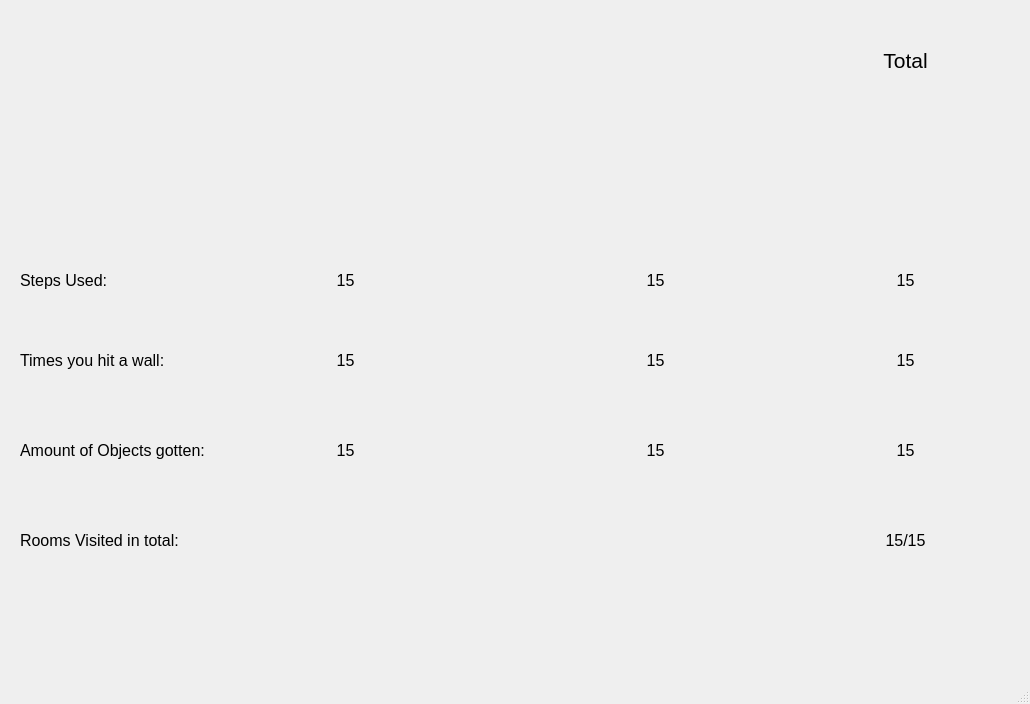
<?xml version="1.0" encoding="UTF-8"?>
<ui version="4.0">
 <class>MainWindow</class>
 <widget class="QMainWindow" name="MainWindow">
  <property name="geometry">
   <rect>
    <x>0</x>
    <y>0</y>
    <width>1030</width>
    <height>704</height>
   </rect>
  </property>
  <property name="windowTitle">
   <string>MainWindow</string>
  </property>
  <widget class="QWidget" name="centralwidget">
   <widget class="QLabel" name="pic1">
    <property name="geometry">
     <rect>
      <x>260</x>
      <y>10</y>
      <width>151</width>
      <height>201</height>
     </rect>
    </property>
    <property name="text">
     <string/>
    </property>
    <property name="pixmap">
     <pixmap>Pics/character 1.png</pixmap>
    </property>
    <property name="scaledContents">
     <bool>true</bool>
    </property>
   </widget>
   <widget class="QLabel" name="pic2">
    <property name="geometry">
     <rect>
      <x>570</x>
      <y>10</y>
      <width>181</width>
      <height>201</height>
     </rect>
    </property>
    <property name="text">
     <string/>
    </property>
    <property name="pixmap">
     <pixmap>Pics/character 2.png</pixmap>
    </property>
    <property name="scaledContents">
     <bool>true</bool>
    </property>
   </widget>
   <widget class="QLabel" name="stepsUsed">
    <property name="geometry">
     <rect>
      <x>20</x>
      <y>260</y>
      <width>91</width>
      <height>41</height>
     </rect>
    </property>
    <property name="font">
     <font>
      <pointsize>12</pointsize>
     </font>
    </property>
    <property name="text">
     <string>Steps Used:</string>
    </property>
   </widget>
   <widget class="QLabel" name="stepsUsedValue1">
    <property name="geometry">
     <rect>
      <x>300</x>
      <y>260</y>
      <width>91</width>
      <height>41</height>
     </rect>
    </property>
    <property name="font">
     <font>
      <pointsize>12</pointsize>
     </font>
    </property>
    <property name="text">
     <string>15</string>
    </property>
    <property name="alignment">
     <set>Qt::AlignCenter</set>
    </property>
   </widget>
   <widget class="QLabel" name="stepsUsedValue2">
    <property name="geometry">
     <rect>
      <x>610</x>
      <y>260</y>
      <width>91</width>
      <height>41</height>
     </rect>
    </property>
    <property name="font">
     <font>
      <pointsize>12</pointsize>
     </font>
    </property>
    <property name="text">
     <string>15</string>
    </property>
    <property name="alignment">
     <set>Qt::AlignCenter</set>
    </property>
   </widget>
   <widget class="QLabel" name="stepsUsedValue3">
    <property name="geometry">
     <rect>
      <x>860</x>
      <y>260</y>
      <width>91</width>
      <height>41</height>
     </rect>
    </property>
    <property name="font">
     <font>
      <pointsize>12</pointsize>
     </font>
    </property>
    <property name="text">
     <string>15</string>
    </property>
    <property name="alignment">
     <set>Qt::AlignCenter</set>
    </property>
   </widget>
   <widget class="QLabel" name="Total">
    <property name="geometry">
     <rect>
      <x>860</x>
      <y>40</y>
      <width>91</width>
      <height>41</height>
     </rect>
    </property>
    <property name="font">
     <font>
      <pointsize>16</pointsize>
     </font>
    </property>
    <property name="text">
     <string>Total</string>
    </property>
    <property name="alignment">
     <set>Qt::AlignCenter</set>
    </property>
   </widget>
   <widget class="QLabel" name="wallHit">
    <property name="geometry">
     <rect>
      <x>20</x>
      <y>340</y>
      <width>151</width>
      <height>41</height>
     </rect>
    </property>
    <property name="font">
     <font>
      <pointsize>12</pointsize>
     </font>
    </property>
    <property name="text">
     <string>Times you hit a wall:</string>
    </property>
   </widget>
   <widget class="QLabel" name="wallHit1">
    <property name="geometry">
     <rect>
      <x>300</x>
      <y>340</y>
      <width>91</width>
      <height>41</height>
     </rect>
    </property>
    <property name="font">
     <font>
      <pointsize>12</pointsize>
     </font>
    </property>
    <property name="text">
     <string>15</string>
    </property>
    <property name="alignment">
     <set>Qt::AlignCenter</set>
    </property>
   </widget>
   <widget class="QLabel" name="wallHit2">
    <property name="geometry">
     <rect>
      <x>610</x>
      <y>340</y>
      <width>91</width>
      <height>41</height>
     </rect>
    </property>
    <property name="font">
     <font>
      <pointsize>12</pointsize>
     </font>
    </property>
    <property name="text">
     <string>15</string>
    </property>
    <property name="alignment">
     <set>Qt::AlignCenter</set>
    </property>
   </widget>
   <widget class="QLabel" name="wallHit3">
    <property name="geometry">
     <rect>
      <x>860</x>
      <y>340</y>
      <width>91</width>
      <height>41</height>
     </rect>
    </property>
    <property name="font">
     <font>
      <pointsize>12</pointsize>
     </font>
    </property>
    <property name="text">
     <string>15</string>
    </property>
    <property name="alignment">
     <set>Qt::AlignCenter</set>
    </property>
   </widget>
   <widget class="QLabel" name="objectsGotten">
    <property name="geometry">
     <rect>
      <x>20</x>
      <y>430</y>
      <width>201</width>
      <height>41</height>
     </rect>
    </property>
    <property name="font">
     <font>
      <pointsize>12</pointsize>
     </font>
    </property>
    <property name="text">
     <string>Amount of Objects gotten:</string>
    </property>
   </widget>
   <widget class="QLabel" name="objectsGotten1">
    <property name="geometry">
     <rect>
      <x>300</x>
      <y>430</y>
      <width>91</width>
      <height>41</height>
     </rect>
    </property>
    <property name="font">
     <font>
      <pointsize>12</pointsize>
     </font>
    </property>
    <property name="text">
     <string>15</string>
    </property>
    <property name="alignment">
     <set>Qt::AlignCenter</set>
    </property>
   </widget>
   <widget class="QLabel" name="objectsGotten2">
    <property name="geometry">
     <rect>
      <x>610</x>
      <y>430</y>
      <width>91</width>
      <height>41</height>
     </rect>
    </property>
    <property name="font">
     <font>
      <pointsize>12</pointsize>
     </font>
    </property>
    <property name="text">
     <string>15</string>
    </property>
    <property name="alignment">
     <set>Qt::AlignCenter</set>
    </property>
   </widget>
   <widget class="QLabel" name="objectsGotten3">
    <property name="geometry">
     <rect>
      <x>860</x>
      <y>430</y>
      <width>91</width>
      <height>41</height>
     </rect>
    </property>
    <property name="font">
     <font>
      <pointsize>12</pointsize>
     </font>
    </property>
    <property name="text">
     <string>15</string>
    </property>
    <property name="alignment">
     <set>Qt::AlignCenter</set>
    </property>
   </widget>
   <widget class="QLabel" name="visited">
    <property name="geometry">
     <rect>
      <x>20</x>
      <y>520</y>
      <width>181</width>
      <height>41</height>
     </rect>
    </property>
    <property name="font">
     <font>
      <pointsize>12</pointsize>
     </font>
    </property>
    <property name="text">
     <string>Rooms Visited in total:</string>
    </property>
   </widget>
   <widget class="QLabel" name="visited1">
    <property name="geometry">
     <rect>
      <x>860</x>
      <y>520</y>
      <width>91</width>
      <height>41</height>
     </rect>
    </property>
    <property name="font">
     <font>
      <pointsize>12</pointsize>
     </font>
    </property>
    <property name="text">
     <string>15/15</string>
    </property>
    <property name="alignment">
     <set>Qt::AlignCenter</set>
    </property>
   </widget>
  </widget>
  <widget class="QMenuBar" name="menubar">
   <property name="geometry">
    <rect>
     <x>0</x>
     <y>0</y>
     <width>1030</width>
     <height>21</height>
    </rect>
   </property>
  </widget>
  <widget class="QStatusBar" name="statusbar"/>
 </widget>
 <resources/>
 <connections/>
</ui>
